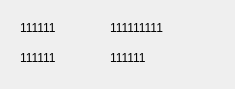
<?xml version="1.0" encoding="UTF-8"?>
<ui version="4.0">
 <class>ClassInfoWidget</class>
 <widget class="QWidget" name="ClassInfoWidget">
  <property name="geometry">
   <rect>
    <x>0</x>
    <y>0</y>
    <width>235</width>
    <height>89</height>
   </rect>
  </property>
  <property name="windowTitle">
   <string>Form</string>
  </property>
  <widget class="QLabel" name="label_2">
   <property name="geometry">
    <rect>
     <x>110</x>
     <y>20</y>
     <width>54</width>
     <height>16</height>
    </rect>
   </property>
   <property name="text">
    <string>111111111</string>
   </property>
  </widget>
  <widget class="QLabel" name="label_3">
   <property name="geometry">
    <rect>
     <x>20</x>
     <y>50</y>
     <width>54</width>
     <height>16</height>
    </rect>
   </property>
   <property name="text">
    <string>111111</string>
   </property>
  </widget>
  <widget class="QLabel" name="label_4">
   <property name="geometry">
    <rect>
     <x>110</x>
     <y>50</y>
     <width>54</width>
     <height>16</height>
    </rect>
   </property>
   <property name="text">
    <string>111111</string>
   </property>
  </widget>
  <widget class="QLabel" name="label">
   <property name="geometry">
    <rect>
     <x>20</x>
     <y>20</y>
     <width>54</width>
     <height>16</height>
    </rect>
   </property>
   <property name="text">
    <string>111111</string>
   </property>
  </widget>
 </widget>
 <resources/>
 <connections/>
</ui>
